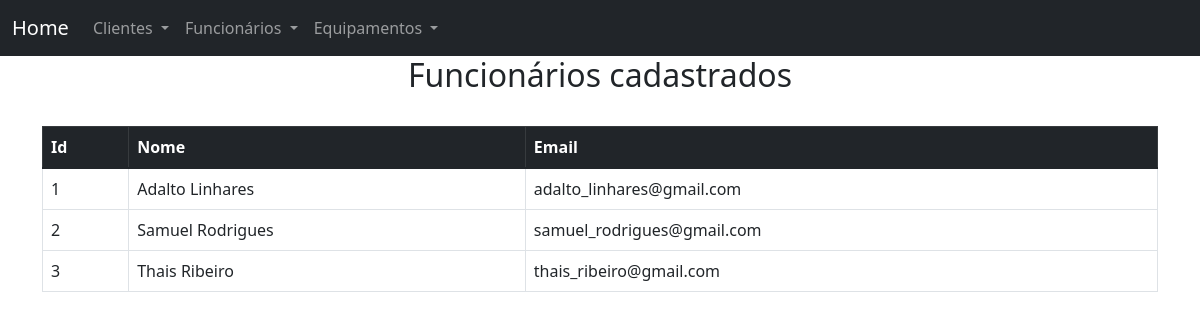
/consultafuncionarios, run on an earlier commit of the app's database.
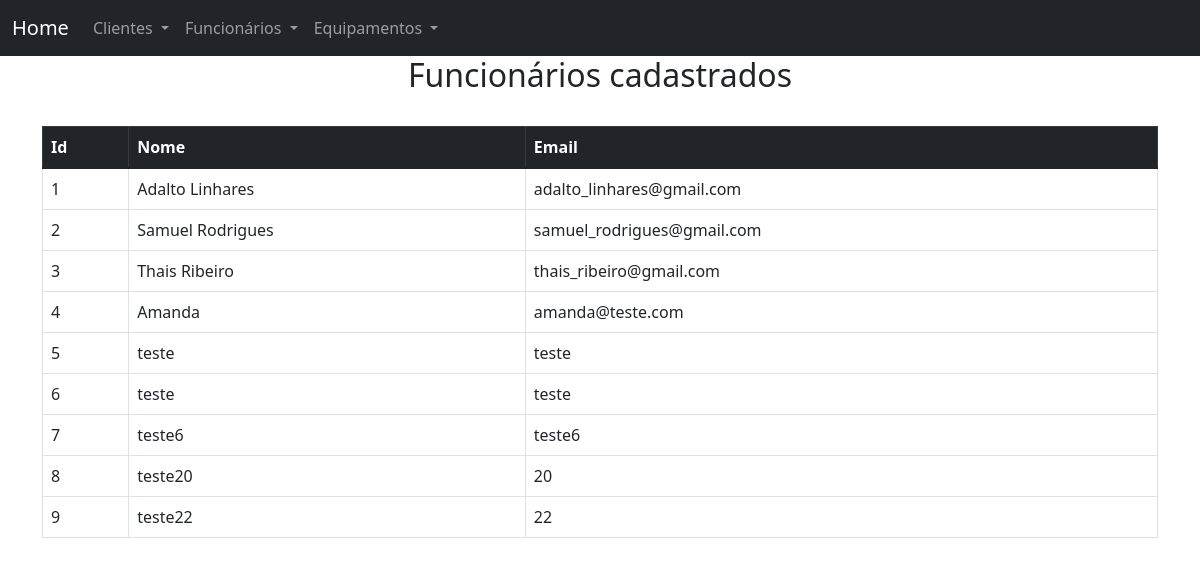
And on a later commit of the database.
### main.py (models this page shows, shortened)
class Funcionarios(db.Model):
    id_funcionario = db.Column(db.Integer, primary_key=True)
    name = db.Column(db.String(80), nullable=False)
    email = db.Column(db.String(120), nullable=False)
    senha = db.Column(db.String(12), nullable=False)

### main.py (the view)
@app.route('/consultafuncionarios')
def consulta_funcionarios():
    funcionarios = Funcionarios.query.all()
    return render_template('consultafuncionarios.html', funcionarios=funcionarios)

### templates/consultafuncionarios.html
{% extends "base.html" %}
{% block conteudo %}
    <h2 style="text-align: center;">Funcionários cadastrados</h2>
<br>
<table class="table table-bordered table-hover">
    <thead class="table-dark">
        <tr>
          <th scope="col">Id</th>
          <th scope="col">Nome</th>
          <th scope="col">Email</th>
        </tr>
    </thead>
    <tbody>
        {% for funcionarios in funcionarios %}
        <tr>
            <td>{{ funcionarios.id_funcionario }}</td>
            <td>{{ funcionarios.name }}</td>
            <td>{{ funcionarios.email }}</td>
        </tr>
        {% endfor %}
    </tbody>
</table>
{% endblock conteudo %}

### templates/base.html (shortened to what this page needs)
<!DOCTYPE html>
<html>
<head>
	<link rel="stylesheet" href="https://cdn.jsdelivr.net/npm/bootstrap@5.1.3/dist/css/bootstrap.min.css">
</head>
<body>
	<nav class="navbar navbar-expand-lg navbar-dark bg-dark">
	  <div class="container-fluid">
	    <a class="navbar-brand" href="{{ url_for('main') }}">Home</a>
	    <div class="collapse navbar-collapse" id="navbarSupportedContent">
	      <ul class="navbar-nav me-auto mb-2 mb-lg-0">
	        <li class="nav-item dropdown">
	          <a class="nav-link dropdown-toggle" href="#" id="navbarDropdown" role="button" data-bs-toggle="dropdown" aria-expanded="false">
	            Clientes
	          </a>
            <li class="nav-item dropdown">
              <a class="nav-link dropdown-toggle" href="#" id="navbarDropdown" role="button" data-bs-toggle="dropdown" aria-expanded="false">
                Funcionários
              </a>
            </li>
            <li class="nav-item dropdown">
              <a class="nav-link dropdown-toggle" href="#" id="navbarDropdown" role="button" data-bs-toggle="dropdown" aria-expanded="false">
                Equipamentos
              </a>
            </li>
	        </li>
	      </ul>
	  </div>
	</nav>
	<div class="container">
		{% block conteudo %}
		{% endblock conteudo %}
	</div>
</body>
</html>

What changed in the data, as far as the page shows it:
added Funcionarios: id_funcionario "4", name "Amanda", email "amanda@teste.com"
added Funcionarios: id_funcionario "5", name "teste", email "teste"
added Funcionarios: id_funcionario "6", name "teste", email "teste"
added Funcionarios: id_funcionario "7", name "teste6", email "teste6"
added Funcionarios: id_funcionario "8", name "teste20", email "20"
added Funcionarios: id_funcionario "9", name "teste22", email "22"
